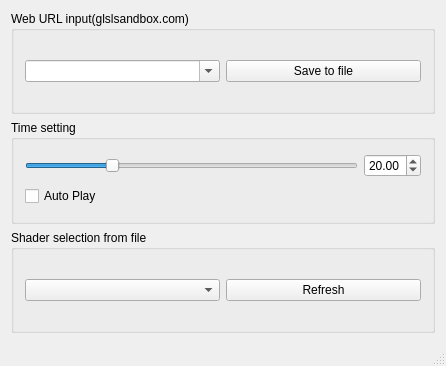
<?xml version="1.0" encoding="UTF-8"?>
<ui version="4.0">
 <class>MainWindow</class>
 <widget class="QMainWindow" name="MainWindow">
  <property name="geometry">
   <rect>
    <x>0</x>
    <y>0</y>
    <width>446</width>
    <height>366</height>
   </rect>
  </property>
  <property name="windowTitle">
   <string>matrix-screensaver</string>
  </property>
  <widget class="QWidget" name="centralWidget">
   <layout class="QVBoxLayout" name="verticalLayout">
    <item>
     <widget class="QGroupBox" name="groupBox_3">
      <property name="title">
       <string>Web URL input(glslsandbox.com)</string>
      </property>
      <layout class="QHBoxLayout" name="horizontalLayout_3">
       <item>
        <widget class="QComboBox" name="urlInput">
         <property name="editable">
          <bool>true</bool>
         </property>
         <property name="frame">
          <bool>true</bool>
         </property>
        </widget>
       </item>
       <item>
        <widget class="QPushButton" name="saveToFileBtn">
         <property name="text">
          <string>Save to file</string>
         </property>
        </widget>
       </item>
      </layout>
     </widget>
    </item>
    <item>
     <widget class="QGroupBox" name="groupBox_2">
      <property name="title">
       <string>Time setting</string>
      </property>
      <layout class="QVBoxLayout" name="verticalLayout_2">
       <item>
        <layout class="QHBoxLayout" name="horizontalLayout_2">
         <item>
          <widget class="QSlider" name="speedSlider">
           <property name="minimum">
            <number>10</number>
           </property>
           <property name="maximum">
            <number>50</number>
           </property>
           <property name="value">
            <number>20</number>
           </property>
           <property name="orientation">
            <enum>Qt::Horizontal</enum>
           </property>
          </widget>
         </item>
         <item>
          <widget class="QDoubleSpinBox" name="speedDoubleSpinBox">
           <property name="minimum">
            <double>10.000000000000000</double>
           </property>
           <property name="maximum">
            <double>50.000000000000000</double>
           </property>
           <property name="value">
            <double>20.000000000000000</double>
           </property>
          </widget>
         </item>
        </layout>
       </item>
       <item>
        <widget class="QCheckBox" name="autoPlay">
         <property name="text">
          <string>Auto Play</string>
         </property>
        </widget>
       </item>
      </layout>
     </widget>
    </item>
    <item>
     <widget class="QGroupBox" name="groupBox">
      <property name="title">
       <string>Shader selection from file</string>
      </property>
      <layout class="QHBoxLayout" name="horizontalLayout">
       <item>
        <widget class="QComboBox" name="shaderSelection">
         <property name="editable">
          <bool>false</bool>
         </property>
        </widget>
       </item>
       <item>
        <widget class="QPushButton" name="shaderLoadButton">
         <property name="text">
          <string>Refresh</string>
         </property>
        </widget>
       </item>
      </layout>
     </widget>
    </item>
   </layout>
  </widget>
  <widget class="QMenuBar" name="menuBar">
   <property name="geometry">
    <rect>
     <x>0</x>
     <y>0</y>
     <width>446</width>
     <height>22</height>
    </rect>
   </property>
  </widget>
  <widget class="QStatusBar" name="statusBar"/>
 </widget>
 <layoutdefault spacing="6" margin="11"/>
 <resources/>
 <connections/>
</ui>
